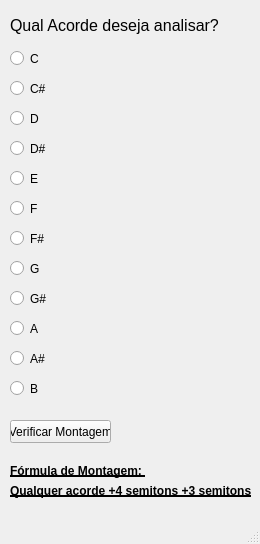
<?xml version="1.0" encoding="UTF-8"?>
<ui version="4.0">
 <class>MainWindow</class>
 <widget class="QMainWindow" name="MainWindow">
  <property name="geometry">
   <rect>
    <x>0</x>
    <y>0</y>
    <width>260</width>
    <height>544</height>
   </rect>
  </property>
  <property name="windowTitle">
   <string>MainWindow</string>
  </property>
  <widget class="QWidget" name="centralwidget">
   <widget class="QLabel" name="label">
    <property name="geometry">
     <rect>
      <x>10</x>
      <y>10</y>
      <width>211</width>
      <height>31</height>
     </rect>
    </property>
    <property name="font">
     <font>
      <pointsize>12</pointsize>
     </font>
    </property>
    <property name="text">
     <string>Qual Acorde deseja analisar?</string>
    </property>
   </widget>
   <widget class="QRadioButton" name="btn_C">
    <property name="geometry">
     <rect>
      <x>10</x>
      <y>50</y>
      <width>82</width>
      <height>17</height>
     </rect>
    </property>
    <property name="text">
     <string>C</string>
    </property>
   </widget>
   <widget class="QRadioButton" name="btn_Csus">
    <property name="geometry">
     <rect>
      <x>10</x>
      <y>80</y>
      <width>82</width>
      <height>17</height>
     </rect>
    </property>
    <property name="text">
     <string>C#</string>
    </property>
   </widget>
   <widget class="QRadioButton" name="btn_D">
    <property name="geometry">
     <rect>
      <x>10</x>
      <y>110</y>
      <width>82</width>
      <height>17</height>
     </rect>
    </property>
    <property name="text">
     <string>D</string>
    </property>
   </widget>
   <widget class="QRadioButton" name="btn_Fsus">
    <property name="geometry">
     <rect>
      <x>10</x>
      <y>230</y>
      <width>82</width>
      <height>17</height>
     </rect>
    </property>
    <property name="text">
     <string>F#</string>
    </property>
   </widget>
   <widget class="QRadioButton" name="btn_Dsus">
    <property name="geometry">
     <rect>
      <x>10</x>
      <y>140</y>
      <width>82</width>
      <height>17</height>
     </rect>
    </property>
    <property name="text">
     <string>D#</string>
    </property>
   </widget>
   <widget class="QRadioButton" name="btn_E">
    <property name="geometry">
     <rect>
      <x>10</x>
      <y>170</y>
      <width>82</width>
      <height>17</height>
     </rect>
    </property>
    <property name="text">
     <string>E</string>
    </property>
   </widget>
   <widget class="QRadioButton" name="btn_F">
    <property name="geometry">
     <rect>
      <x>10</x>
      <y>200</y>
      <width>82</width>
      <height>17</height>
     </rect>
    </property>
    <property name="text">
     <string>F</string>
    </property>
   </widget>
   <widget class="QPushButton" name="pushButton">
    <property name="geometry">
     <rect>
      <x>10</x>
      <y>420</y>
      <width>101</width>
      <height>23</height>
     </rect>
    </property>
    <property name="text">
     <string>Verificar Montagem</string>
    </property>
   </widget>
   <widget class="QRadioButton" name="btn_Gsus">
    <property name="geometry">
     <rect>
      <x>10</x>
      <y>290</y>
      <width>82</width>
      <height>17</height>
     </rect>
    </property>
    <property name="text">
     <string>G#</string>
    </property>
   </widget>
   <widget class="QRadioButton" name="btn_A">
    <property name="geometry">
     <rect>
      <x>10</x>
      <y>320</y>
      <width>82</width>
      <height>17</height>
     </rect>
    </property>
    <property name="text">
     <string>A</string>
    </property>
   </widget>
   <widget class="QRadioButton" name="btn_Asus">
    <property name="geometry">
     <rect>
      <x>10</x>
      <y>350</y>
      <width>82</width>
      <height>17</height>
     </rect>
    </property>
    <property name="text">
     <string>A#</string>
    </property>
   </widget>
   <widget class="QRadioButton" name="btn_B">
    <property name="geometry">
     <rect>
      <x>10</x>
      <y>380</y>
      <width>82</width>
      <height>17</height>
     </rect>
    </property>
    <property name="text">
     <string>B</string>
    </property>
   </widget>
   <widget class="QRadioButton" name="btn_G">
    <property name="geometry">
     <rect>
      <x>10</x>
      <y>260</y>
      <width>82</width>
      <height>17</height>
     </rect>
    </property>
    <property name="text">
     <string>G</string>
    </property>
   </widget>
   <widget class="QLabel" name="label_2">
    <property name="geometry">
     <rect>
      <x>10</x>
      <y>460</y>
      <width>241</width>
      <height>21</height>
     </rect>
    </property>
    <property name="font">
     <font>
      <weight>75</weight>
      <italic>false</italic>
      <bold>true</bold>
      <underline>true</underline>
     </font>
    </property>
    <property name="text">
     <string>Fórmula de Montagem: </string>
    </property>
   </widget>
   <widget class="QLabel" name="label_3">
    <property name="geometry">
     <rect>
      <x>10</x>
      <y>480</y>
      <width>241</width>
      <height>21</height>
     </rect>
    </property>
    <property name="font">
     <font>
      <weight>75</weight>
      <italic>false</italic>
      <bold>true</bold>
      <underline>true</underline>
     </font>
    </property>
    <property name="text">
     <string>Qualquer acorde +4 semitons +3 semitons</string>
    </property>
   </widget>
  </widget>
  <widget class="QMenuBar" name="menubar">
   <property name="geometry">
    <rect>
     <x>0</x>
     <y>0</y>
     <width>260</width>
     <height>21</height>
    </rect>
   </property>
  </widget>
  <widget class="QStatusBar" name="statusbar"/>
 </widget>
 <resources/>
 <connections/>
</ui>
